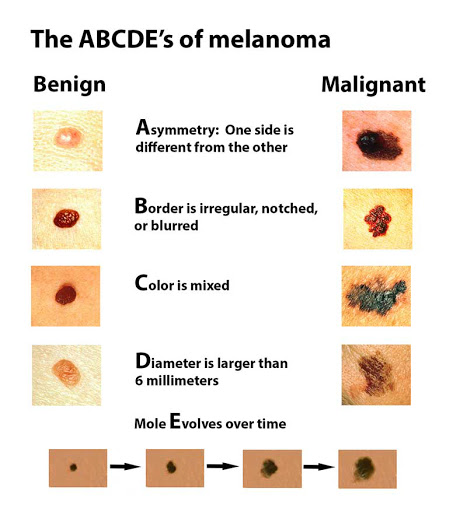
#> input picture images/abcde-melanoma.jpg, 467 x 512 px
$ python -i create_tf_records.py   (imports and definitions only)
#> lines starting #> are read from the running program, lines starting #| are printed output that depends on the picture; after the words box and inside, x2 and y2 are one past the last pixel; in counts of white or black regions, pixels touching at a corner belong together
# Source: https://www.kaggle.com/animeshsinha1309/image-enhancement-and-tf-record-generation

import os
import cv2 as cv
import pandas as pd
from tqdm import tqdm
import tensorflow as tf
from matplotlib import pyplot as plt

PATH_TO_TF_RECORDS = os.getcwd() + '/tfrecords'


def hair_remove(image):
    # convert image to grayScale
    grayScale = cv.cvtColor(image, cv.COLOR_RGB2GRAY)
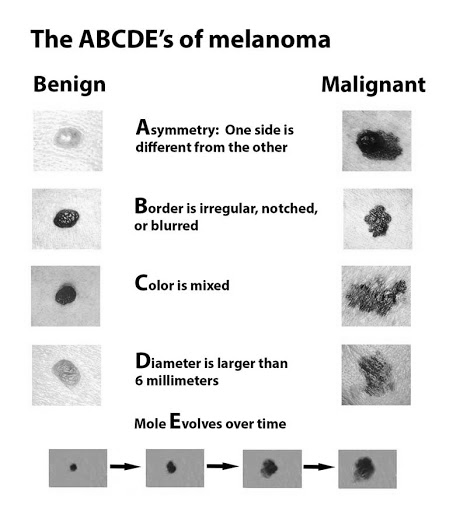
#> grayScale: shape (512, 467); min 0, max 255, mean 233
    # kernel for morphologyEx
    kernel = cv.getStructuringElement(1, (17, 17))
    # apply MORPH_BLACKHAT to grayScale image
    blackhat = cv.morphologyEx(grayScale, cv.MORPH_BLACKHAT, kernel)
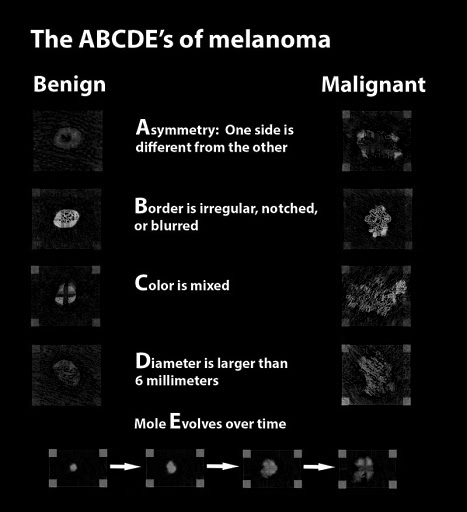
#> blackhat: shape (512, 467); min 0, max 255, mean 12.3
    # apply thresholding to blackhat
    _, threshold = cv.threshold(blackhat, 10, 255, cv.THRESH_BINARY)
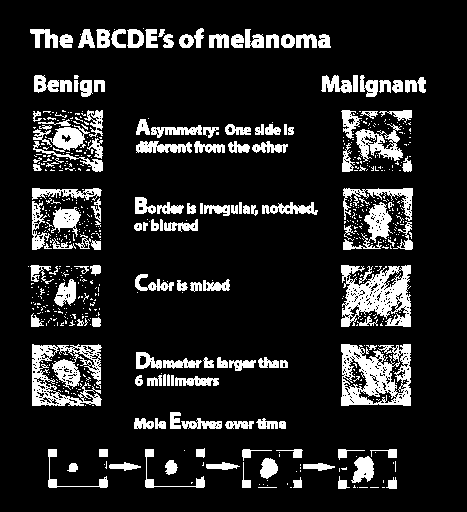
#> threshold: shape (512, 467); 13.6% white; 692 white regions (548 under 20 px), largest, box (x1, y1, x2, y2) and area: (341, 344, 411, 406) 2751, (341, 265, 411, 327) 2579, (32, 344, 102, 406) 2374
    # inpaint with original image and threshold image
    final_image = cv.inpaint(image, threshold, 1, cv.INPAINT_TELEA)
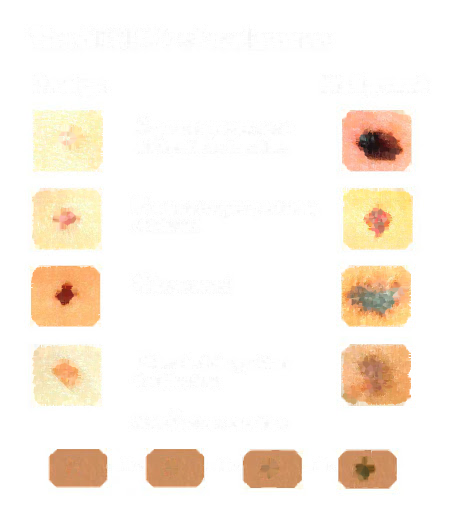
#> final_image: shape (512, 467, 3); mean R, G, B 250.5, 243, 234.1

    return final_image


def create_tfrecords_dir():
    if not os.path.exists(PATH_TO_TF_RECORDS):
        os.mkdir(PATH_TO_TF_RECORDS)


# [25 lines left out: functions prepare_df, bytes_feature, not called in this run]


def float_feature(value):
    """Returns a float_list from a float / double."""
    return tf.train.Feature(float_list=tf.train.FloatList(value=[value]))


def int64_feature(value):
    """Returns an int64_list from a bool / enum / int / uint."""
    return tf.train.Feature(int64_list=tf.train.Int64List(value=[value]))


def int64_list_feature(value):
    return tf.train.Feature(int64_list=tf.train.Int64List(value=value))


# [60 lines left out: functions create_tf_train, create_tf_test, create_tf_record_from_df, not called in this run]

>>> import cv2
>>> picture = cv2.cvtColor(cv2.imread('../../images/abcde-melanoma.jpg'), cv2.COLOR_BGR2RGB)
>>> result = hair_remove(picture)

$ run again, on images/melanoma.jpg
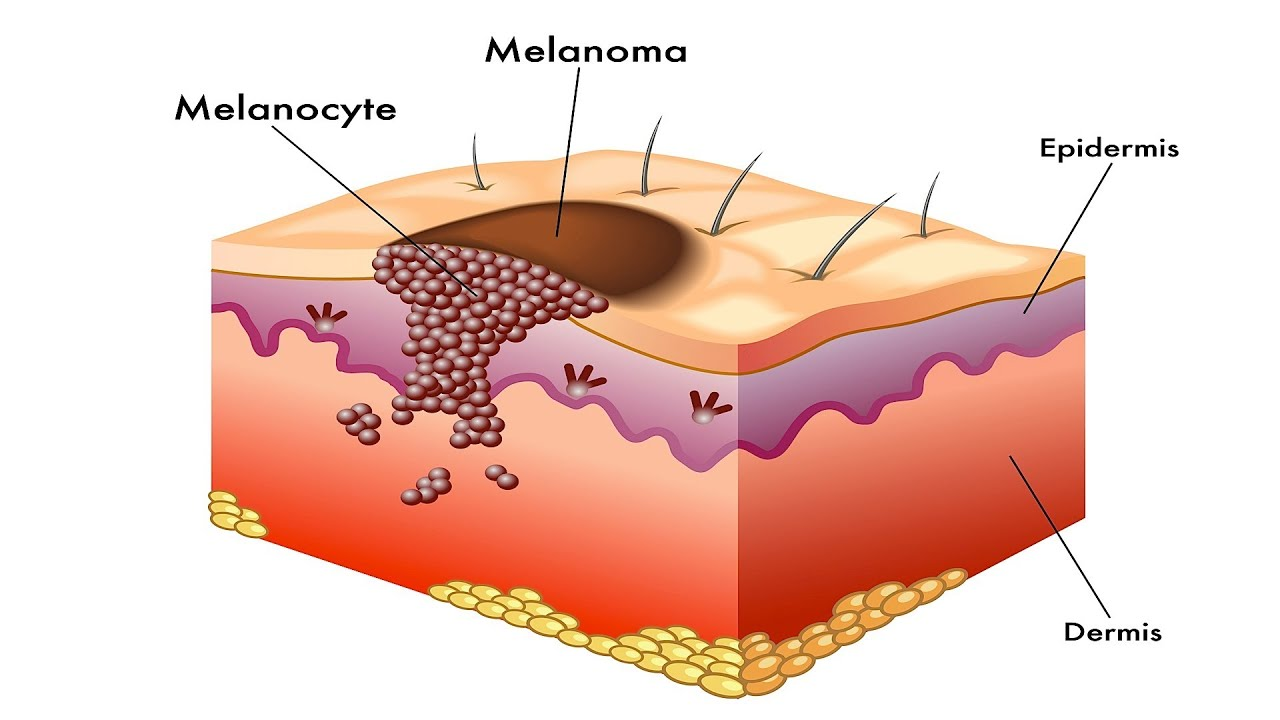
#> input picture images/melanoma.jpg, 1280 x 720 px
#> in hair_remove, `_, threshold = cv.threshold(blackhat, 10, 255, cv.THRESH_BINARY)`:
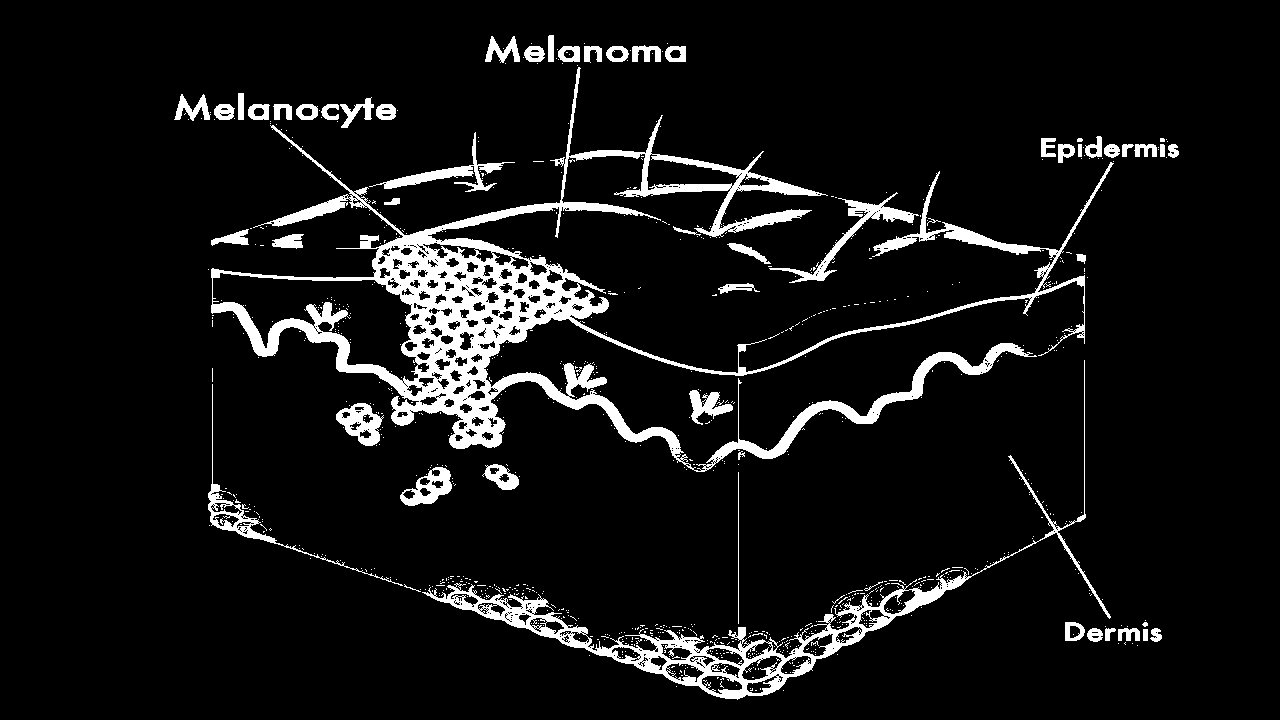
#> threshold: shape (720, 1280); 7.7% white; 907 white regions (852 under 20 px), largest, box (x1, y1, x2, y2) and area: (211, 67, 1114, 472) 42648, (422, 360, 1111, 700) 10986, (769, 192, 919, 283) 1657
#> in hair_remove, `final_image = cv.inpaint(image, threshold, 1, cv.INPAINT_TELEA)`:
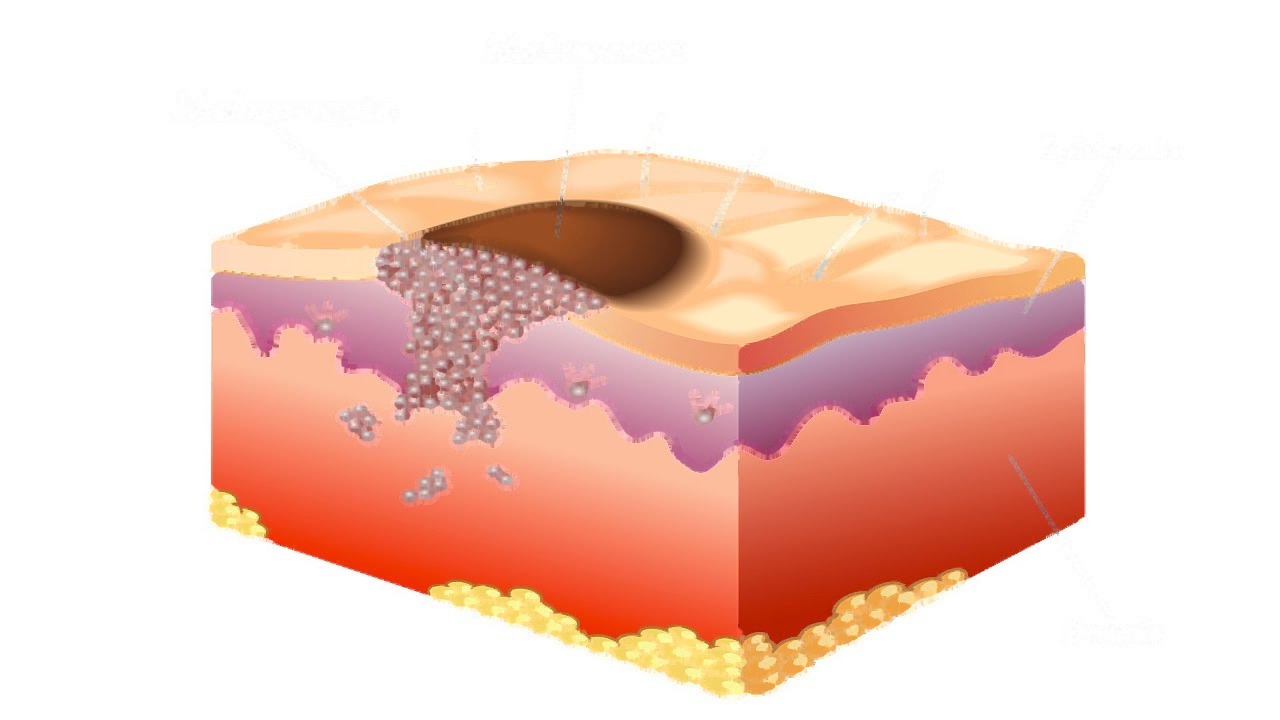
#> final_image: shape (720, 1280, 3); mean R, G, B 242.7, 210.1, 199.3
